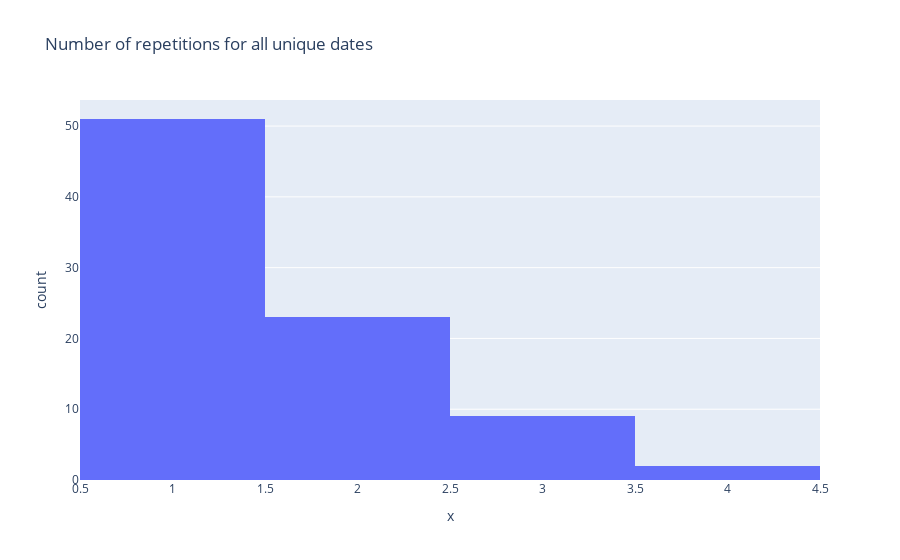
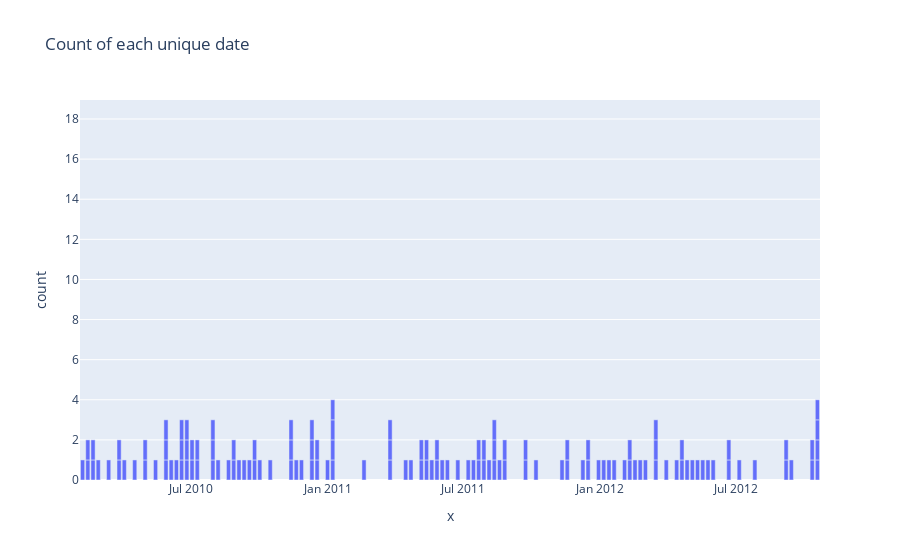

The code cell stored with these charts, in order, in its notebook:
### Code cell
# colonne Date : 85 valeurs uniques sur les 132 non-NaN, est-ce une répartition uniforme ?

dict_datesuniques = {}
list_uniques = Walmart['Date'].unique()
list_uniques = list_uniques[~pd.isnull(list_uniques)] # to remove NaN=0
for unique in list_uniques:
    mask = Walmart['Date'] == unique
    dict_datesuniques[unique] = len(Walmart.loc[mask, :])

fig = px.histogram(list(dict_datesuniques.keys()), dict_datesuniques.values(), title="Number of repetitions for all unique dates")
fig.show()

px.bar(x=Walmart['Date'], title="Count of each unique date")

# Conclusion : il n'y a pas de date sur-représentée dans le dataset, on utilisera un KNN pour l'imputation des NaN

### Figure 1 — Plotly figure (JSON) as saved in the notebook; plotly's stock layout.template omitted (floating-point values rounded to 4 significant figures)
{"data": [{"alignmentgroup": "True", "bingroup": "x", "hovertemplate": "x=%{x}<br>count=%{y}<extra></extra>", "legendgroup": "", "marker": {"color": "#636efa", "pattern": {"shape": ""}}, "name": "", "offsetgroup": "", "orientation": "v", "showlegend": false, "type": "histogram", "x": [1, 3, 1, 3, 1, 1, 3, 1, 1, 2, 3, 1, 2, 1, 2, 1, 1, 2, 2, 1, 1, 1, 1, 2, 2, 1, 2, 2, 1, 1, 1, 1, 1, 2, 1, 3, 2, 1, 1, 1, 3, 3, 1, 2, 4, 1, 1, 2, 4, 1, 1, 3, 2, 2, 2, 2, 1, 1, 1, 2, 2, 1, 1, 1, 3, 1, 2, 1, 1, 1, 2, 1, 1, 2, 1, 1, 1, 2, 1, 1, 1, 1, 1, 1, 1], "xaxis": "x", "yaxis": "y"}], "layout": {"barmode": "relative", "legend": {"tracegroupgap": 0}, "title": {"text": "Number of repetitions for all unique dates"}, "xaxis": {"anchor": "y", "domain": [0, 1], "title": {"text": "x"}}, "yaxis": {"anchor": "x", "domain": [0, 1], "title": {"text": "count"}}}}

### Figure 2 — Plotly figure (JSON) as saved in the notebook; plotly's stock layout.template omitted (floating-point values rounded to 4 significant figures; data arrays with more than 128 entries replaced by an {"elided": "..."} marker saying what was removed)
{"data": [{"alignmentgroup": "True", "hovertemplate": "x=%{x}<br>count=%{y}<extra></extra>", "legendgroup": "", "marker": {"color": "#636efa", "pattern": {"shape": ""}}, "name": "", "offsetgroup": "", "orientation": "v", "showlegend": false, "textposition": "auto", "type": "bar", "x": {"elided": "150 str values"}, "xaxis": "x", "y": {"elided": "150 int values"}, "yaxis": "y"}], "layout": {"barmode": "relative", "legend": {"tracegroupgap": 0}, "title": {"text": "Count of each unique date"}, "xaxis": {"anchor": "y", "domain": [0, 1], "title": {"text": "x"}}, "yaxis": {"anchor": "x", "domain": [0, 1], "title": {"text": "count"}}}}
